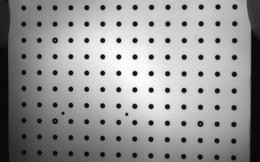
%> input picture 9_Validation_DICe/calibration/AMCalB-0000_0.jpeg, 260 x 162 px, shrunk from 1920 x 1200 before the run; its folder holds only this picture in this run
$ octave --eval "result = calibrate_cameras;"   (GNU Octave 9; MATLAB toolbox functions it lacks are replaced by stand-ins)
%> lines starting %> are read from the running program, lines starting %| are printed output that depends on the picture; in (x1, y1, x2, y2) boxes, pixels count from 0 and x2, y2 are one past the last pixel; in counts of white or black regions, pixels touching at a corner belong together; the program's own positions count from 1
### 11_Stereo/detect_dots.m
function D = detect_dots(img, params)
% DETECT_DOTS  Toolbox-free detection of a black-on-white dot calibration
% target with "donut" fiducial dots (bright-centre markers).
%
%   D = DETECT_DOTS(img) takes a grayscale (or RGB) image of a regular grid
%   of black dots on a light background and returns the subpixel dot
%   centres and which dots are donut fiducials. No toolboxes are used.
%
%   Output struct D:
%     D.x, D.y     subpixel dot centres, px (column vectors, x = column)
%     D.is_donut   logical column, true for the fiducial (donut) dots
%     D.donut_xy   [k x 2] donut centres [x y], k is usually 3
%     D.n          number of detected dots
%     D.diam       median dot diameter, px
%     D.spacing    median nearest-neighbour spacing, px
%
%   params (optional struct, all fields have defaults):
%     .bg_win    background window, px, must exceed the dot diameter (61)
%     .rel_thr   relative-darkness threshold for a dot pixel, 0..1 (0.30)
%     .donut_thr centre-brightness ratio above which a dot is a donut (0.30)
%     .min_fill  minimum area / bounding-box-area fill ratio (0.45)
%     .centre_pad  pixels added around a blob's bounding box before the
%                subpixel centroid is taken (2). See the note there: the
%                rim outside the threshold carries the subpixel signal.
%     .area_lo   low  area cut as a fraction of the median dot area (0.40)
%     .area_hi   high area cut as a fraction of the median dot area (2.50)
%     .border    reject blobs within this many px of the image edge (2)
%     .board_win window for the board (paper) mask, px (81)
%     .board_frac board-mask level as a fraction of the 90th-pct brightness
%                (0.32); masks out the dark surround and its boundary halo
%     .local_paper board mask against a LOCAL paper estimate instead of the
%                global 90th percentile (false); set internally by the
%                escalation pass to survive strong vignetting
%
%   The detector is scale- and illumination-adaptive: if the first pass
%   (tuned to the bundled AMCalB rig) fails to index as a dot lattice, it
%   retries with windows scaled to the measured dot diameter and a local
%   paper reference, keeping whichever result indexes best (see the
%   escalation block below). Passing an explicit bg_win/board_win only
%   changes the FIRST pass; escalation still applies when that pass fails.
%
%   Method: the local paper brightness is estimated with a separable
%   moving maximum over a window larger than one dot (the same device
%   dic_engine.m uses for its "hole" mask), which removes the strong
%   vignetting of these frames. A pixel is part of a dot when it is darker
%   than its local paper level by rel_thr. Dark pixels are grouped into
%   connected components by iterative label-min propagation (4-connected),
%   filtered to dot-sized round blobs that do not touch the border, and
%   reduced to darkness-weighted subpixel centres. A donut is told from a
%   solid dot by the brightness at its centre: a solid dot is darkest at
%   the centre, a donut is paper-bright there.
%
%   See also DIC_ENGINE (movmax hole mask), INDEX_GRID.

    if nargin < 2, params = struct(); end
    P = defaults(params);
    g = to_gray(img);

    % ---- pass 1: as-tuned detection (global-paper board mask) ----
    D = detect_core(g, P);

    % ---- scale/illumination escalation ----
    % The fixed windows assume dots smaller than bg_win and roughly uniform
    % lighting (true for the bundled AMCalB rig). Real-world targets break
    % both: dots larger than bg_win never see paper from their centres (ring
    % blobs, broken donut scores) and strong vignetting pushes dark-corner
    % paper below the GLOBAL board threshold, silently erasing whole regions
    % of dots (StereoSample5 - Cal12x9: 81%/38% of calibration views lost
    % this way). When the first pass does not index as a dot lattice, retry
    % with windows scaled to the measured dot diameter and a LOCAL paper
    % reference, keeping whichever result indexes best. Views the tuned
    % pass already handles give identical results, bundled calibration sets
    % and their tests unchanged.
    best_s = lattice_score(D);
    if best_s < 30
        T = D; Pt = P; Pt.local_paper = true;
        for pass = 1:2
            if isfinite(T.diam) && T.diam > 0
                Pt.bg_win = 2 * ceil(1.25 * T.diam) + 1;
            else
                Pt.bg_win = 4 * P.bg_win + 1;
            end
            Pt.board_win = 2 * ceil(0.66 * Pt.bg_win) + 1;
            T = detect_core(g, Pt);
            s = lattice_score(T);
            if s > best_s, D = T; best_s = s; end
            if best_s >= 30 || ~(isfinite(T.diam) && T.diam > 0.6 * Pt.bg_win)
                break;   % indexes well, or windows already fit the dots
            end
        end
    end
end

function s = lattice_score(D)
% How well a detection indexes as a dot-grid lattice: the number of dots
% INDEX_GRID can assign to integer grid positions (0 when the 3-donut
% frame is missing). 30+ counts as a confidently indexed target view -
% the same bar the mixed-folder classification in RUN_STEREO_DATASET uses.
    s = 0;
    if size(D.donut_xy, 1) == 3 && D.n >= 12 && isfinite(D.spacing)
        G = index_grid(D);
        s = G.n;
    end
end

function D = detect_core(g, P)
% One detection pass at fixed window sizes .
    [H, W] = size(g);

    % --- background flatten: local paper brightness, then relative darkness
    bg  = movmax(movmax(g, P.bg_win, 1), P.bg_win, 2);
    rel = (bg - g) ./ max(bg, 1);
    % --- board mask: keep only where the neighbourhood is bright paper on
    % average. This drops the dark mount/surround AND the ~bg_win-wide halo
    % band along the board boundary, where the moving-max background is
    % bright but the pixels themselves are dark surround. That band is one
    % large connected region that would otherwise dominate - and drastically
    % slow - component labeling on views with a big dark border.
    lm = movmean(movmean(g, P.board_win, 1), P.board_win, 2);
    if P.local_paper
        % LOCAL paper reference (escalation passes): the smoothed moving-max
        % background instead of one global percentile, so paper in a dark
        % vignetted corner still counts as board. The halo band stays
        % excluded (its local mean is dark against nearby bright paper).
        board = lm > P.board_frac * movmean(movmean(bg, P.board_win, 1), ...
            P.board_win, 2);
    else
        board = lm > P.board_frac * prctile_(g, 90);
    end
    bw = (rel > P.rel_thr) & board;

    % --- connected components (4-connected) ---
    [L, n] = cc_label(bw);
    if n == 0, D = empty_result(); return; end
    A = accumarray(L(L > 0), 1);

    % --- keep dot-sized, round, non-border blobs ---
    [x0, x1, y0, y1] = blob_bbox(L, n);
    bbarea = (x1 - x0 + 1) .* (y1 - y0 + 1);
    med = median(A(A >= 200));
    if ~isfinite(med) || med <= 0, med = median(A); end
    touches = x0 <= P.border | y0 <= P.border | x1 >= W - P.border | y1 >= H - P.border;
    fill = A ./ max(bbarea, 1);
    isdot = A > P.area_lo * med & A < P.area_hi * med & ~touches & fill > P.min_fill;
    dots = find(isdot);
    if isempty(dots), D = empty_result(); return; end

    % --- darkness-weighted subpixel centres ---
    % Weighted over a PADDED WINDOW around each blob, not over the blob's own
    % binary mask. The mask stops at whatever the threshold decided, which
    % throws away the anti-aliased rim - the pixels that carry most of the
    % subpixel information - and makes the centre move with the threshold.
    % Pixels belonging to a neighbouring blob are excluded so a close pair
    % cannot pull on each other; everything else in the window contributes by
    % how dark it is, and paper contributes zero by construction.
    dk = max(bg - g, 0);
    nd = numel(dots);
    cx = zeros(nd, 1); cy = zeros(nd, 1);
    pad = P.centre_pad;
    for i = 1:nd
        d = dots(i);
        r0 = max(1, y0(d) - pad); r1 = min(H, y1(d) + pad);
        c0 = max(1, x0(d) - pad); c1 = min(W, x1(d) + pad);
        w  = dk(r0:r1, c0:c1);
        lw = L(r0:r1, c0:c1);
        w(lw > 0 & lw ~= d) = 0;          % a neighbour's ink is not ours
        sw = sum(w(:));
        if sw <= 0                        % nothing above background: fall
            m = (L == d);                 % back to the mask centroid
            ww = dk(m); [rr, cc] = find(m);
            cx(i) = sum(cc .* ww) / sum(ww);
            cy(i) = sum(rr .* ww) / sum(ww);
            continue;
        end
        cx(i) = c0 - 1 + sum((1:size(w,2)) .* sum(w, 1)) / sw;
        cy(i) = r0 - 1 + sum((1:size(w,1)).' .* sum(w, 2)) / sw;
    end

    % --- donut fiducials by centre brightness (robust to ring breaks) ---
    rad = max(4, round(0.15 * 2 * sqrt(med / pi)));   % ~15% of dot diameter
    cscore = zeros(nd, 1);
    for i = 1:nd
        xi = round(cx(i)); yi = round(cy(i));
        ys = max(1, yi - rad):min(H, yi + rad);
        xs = max(1, xi - rad):min(W, xi + rad);
        patch = g(ys, xs);
        cscore(i) = mean(patch(:)) / max(bg(yi, xi), 1);
    end
    % The target has exactly three donut fiducials. Keep the three strongest
    % bright-centre dots above the threshold; capping at three rejects the
    % occasional solid dot with a bright blemish at its centre, while a view
    % that yields fewer than three fails safe (INDEX_GRID drops it).
    is_donut = false(nd, 1);
    [~, order] = sort(cscore, 'descend');
    cand = order(cscore(order) > P.donut_thr);
    is_donut(cand(1:min(3, numel(cand)))) = true;

    D.x = cx; D.y = cy;
    D.is_donut = is_donut;
    D.donut_xy = [cx(is_donut), cy(is_donut)];
    D.n = nd;
    D.diam = 2 * sqrt(median(A(dots)) / pi);
    D.spacing = nn_spacing(cx, cy);
    D.cscore = cscore;
end

% ===================== helpers (all base MATLAB) =====================

function P = defaults(params)
    d = struct('bg_win', 61, 'rel_thr', 0.30, 'donut_thr', 0.30, ...
        'min_fill', 0.45, 'area_lo', 0.40, 'area_hi', 2.50, 'border', 2, ...
        'board_win', 81, 'board_frac', 0.32, 'local_paper', false, ...
        'centre_pad', 2);
    fn = fieldnames(d);
    for k = 1:numel(fn)
        if isfield(params, fn{k}) && ~isempty(params.(fn{k}))
            d.(fn{k}) = params.(fn{k});
        end
    end
    P = d;
end

function g = to_gray(img)
    if ndims(img) == 3 && size(img, 3) >= 3
        img = double(img);
        g = 0.2989 * img(:,:,1) + 0.5870 * img(:,:,2) + 0.1140 * img(:,:,3);
    else
        g = double(img);
    end
end

function v = prctile_(x, q)
    x = sort(x(isfinite(x))); n = numel(x);
    if n == 0, v = 0; return; end
    v = x(min(n, max(1, round(q / 100 * n))));
end

function [L, n] = cc_label(bw)
% 4-connected components via union-find over the dark pixels. This is
% O(#dark pixels) and independent of blob geometry: a large stray region
% (e.g. a residual boundary band) costs no more than its pixel count, so
% labeling time never blows up on strongly tilted views the way an
% iterative flood/label-propagation would.
    [H, W] = size(bw);
    lin = find(bw); M = numel(lin);
    L = zeros(H, W);
    if M == 0, n = 0; return; end
    nid = zeros(H*W, 1); nid(lin) = 1:M;          % node id per dark pixel
    r = mod(lin - 1, H) + 1;                       % row (column-major)
    c = floor((lin - 1) / H) + 1;                  % col
    % edges to the right (+H) and down (+1) neighbours that are also dark
    src = nid(lin(c < W)); nb = nid(lin(c < W) + H);
    ER = [src(nb > 0), nb(nb > 0)];
    src = nid(lin(r < H)); nb = nid(lin(r < H) + 1);
    ED = [src(nb > 0), nb(nb > 0)];
    E = [ER; ED];
    parent = (1:M)';
    for e = 1:size(E, 1)
        a = E(e,1); b = E(e,2);
        while parent(a) ~= a, parent(a) = parent(parent(a)); a = parent(a); end
        while parent(b) ~= b, parent(b) = parent(parent(b)); b = parent(b); end
        if a ~= b, parent(a) = b; end
    end
    root = zeros(M, 1);
    for k = 1:M
        a = k; while parent(a) ~= a, a = parent(a); end
        root(k) = a;
    end
    [~, ~, g] = unique(root); n = max(g);
    L(lin) = g;
end

function [x0, x1, y0, y1] = blob_bbox(L, n)
    % (no zeros(n,1) preallocation: all four are assigned outright by
    % accumarray below, which returns an n x 1 column even for empty input)
    [rr, cc] = find(L > 0);
    lab = L(L > 0);
    x0 = accumarray(lab, cc, [n 1], @min);
    x1 = accumarray(lab, cc, [n 1], @max);
    y0 = accumarray(lab, rr, [n 1], @min);
    y1 = accumarray(lab, rr, [n 1], @max);
end

% [10 lines left out: function nn_spacing, not called in this run]

function D = empty_result()
    D = struct('x', [], 'y', [], 'is_donut', logical([]), 'donut_xy', [], ...
        'n', 0, 'diam', NaN, 'spacing', NaN, 'cscore', []);
end

### 11_Stereo/calibrate_cameras.m
function R = calibrate_cameras(opts)
% CALIBRATE_CAMERAS  Toolbox-free stereo-rig intrinsic calibration driver.
%
%   R = CALIBRATE_CAMERAS() detects the AMCalB dot target in every
%   calibration frame of both cameras, indexes each to the target grid,
%   runs Zhang's method per camera, prints the per-camera reprojection RMS
%   and intrinsics, and saves 9_Validation_DICe/cal_stereo.mat.
%
%   R = CALIBRATE_CAMERAS(opts) accepts:
%     .views    view numbers to use (default 0:65)
%     .cams     cameras to calibrate: 0, 1, or [0 1] (default [0 1])
%     .pitch    physical dot spacing (default 1 = unit pitch; intrinsics
%               are independent of it, so unit pitch is used until the real
%               AMCalB pitch is known)
%     .save     save cal_stereo.mat (default true)
%     .out      output .mat path (default 9_Validation_DICe/cal_stereo.mat)
%     .caldir   calibration image folder (default 9_Validation_DICe/calibration)
%     .stems    explicit list of file stems (cell): files are <stem>_<cam>.<ext>
%               in caldir; overrides .views and the generic listing, so a
%               driver can pick the calibration frames out of a mixed folder
%     .invert   invert images before detection (default false): white-dots-
%               on-black targets (Correlated Solutions / Vic-3D) become the
%               black-on-white pattern DETECT_DOTS expects
%     .ba       run the joint stereo bundle adjustment after the per-camera
%               solve (default true; needs both cameras). Set false to get
%               the raw per-camera Zhang result - useful for comparing the
%               two, not for measuring. See CALIBRATE_STEREO_BA.
%     .verbose  print progress (default true)
%
%   Output/saved struct fields: K0,K1 (intrinsics), dist0,dist1 ([k1 k2]),
%   cam(1).rvec/tvec and cam(2).rvec/tvec (per-view poses), kept0,kept1
%   (view numbers used per camera), rms0,rms1 (px), pitch, imsize. Each
%   cam(i) also carries detection statistics for quality gating:
%   n_views (candidate views on disk), n_indexed (survived detect+index),
%   n_failed_det, and iac_fallback (see CALIBRATE_ZHANG), plus views (the
%   per-view observations, aligned with rvec/tvec).
%
%   With two cameras the result is then refined jointly by
%   CALIBRATE_STEREO_BA and the refined intrinsics REPLACE the per-camera
%   ones; R.ba holds the full adjustment (including the relative pose, which
%   STEREO_GEOMETRY prefers over the per-view average) and R.rms_ba its
%   reprojection RMS. R.ba is [] if the adjustment was skipped or failed.
%
%   The 2D IC-GN engine is untouched; this is a standalone calibration
%   layer built on DETECT_DOTS + INDEX_GRID + CALIBRATE_ZHANG.

    here = fileparts(mfilename('fullpath'));
    root = fileparts(here);
    if nargin < 1, opts = struct(); end
    vlist   = getf(opts, 'views',  0:65);
    pitch   = getf(opts, 'pitch',  1);
    dosave  = getf(opts, 'save',   true);
    caldir  = getf(opts, 'caldir', fullfile(root, '9_Validation_DICe', 'calibration'));
    outfile = getf(opts, 'out',    fullfile(root, '9_Validation_DICe', 'cal_stereo.mat'));
    verbose = getf(opts, 'verbose', true);
    cams    = getf(opts, 'cams', [0 1]);   % which cameras (0, 1, or both)
    stems   = getf(opts, 'stems', {});     % explicit stem list (mixed folders)
    invert  = getf(opts, 'invert', false); % white-on-black targets
    ba      = getf(opts, 'ba', true);      % joint stereo refinement (below)
    addpath(here);

    R = struct();
    imsize = [];
    for ci = 1:numel(cams)
        cam = cams(ci);
        V = struct('obj', {}, 'uv', {}, 'id', {});
        used = []; failed = [];
        files = {}; ids = [];
        if ~isempty(stems)                   % explicit stem list first
            exts = {'.tif', '.tiff', '.png', '.jpg', '.jpeg', '.bmp'};
            for q = 1:numel(stems)
                for e = 1:numel(exts)
                    f = fullfile(caldir, sprintf('%s_%d%s', stems{q}, cam, exts{e}));
                    if isfile(f)
                        files{end+1} = f; ids(end+1) = q; %#ok<AGROW>
                        break;
                    end
                end
            end
        end
        if isempty(files)
        for v = vlist                        % canonical AMCalB naming first
            f = fullfile(caldir, sprintf('AMCalB-%04d_%d.jpeg', v, cam));
            if isfile(f), files{end+1} = f; ids(end+1) = v; end %#ok<AGROW>
        end
        end
        if isempty(files)                    % any dot target: *_<cam>.<ext>
            dd = dir(caldir);
            names = sort({dd(~[dd.isdir]).name});
            pat = sprintf('_%d\\.(png|jpe?g|tiff?|bmp)$', cam);
            for q = 1:numel(names)
                if ~isempty(regexpi(names{q}, pat, 'once'))
                    files{end+1} = fullfile(caldir, names{q}); %#ok<AGROW>
                    ids(end+1) = numel(ids);                   %#ok<AGROW>
                end
            end
        end
        % Detection is embarrassingly parallel across views. parfor uses
        % all cores when the Parallel Computing Toolbox is present and
        % silently degrades to a plain serial loop when it is not, so the
        % toolbox-free contract is kept.
        nf = numel(files);
        objs = cell(1, nf); uvs = cell(1, nf); okv = false(1, nf);
        hs = zeros(1, nf); ws = zeros(1, nf); msgs = cell(1, nf);
        parfor vi = 1:nf
            try
                im = imread(files{vi});
%> im is the input picture: size 162x260 uint8; min 3, max 255, mean 150.5
            catch ME
                msgs{vi} = sprintf('cannot read %s (%s)', files{vi}, ME.message);
                continue;
            end
            hs(vi) = size(im, 1); ws(vi) = size(im, 2);
            if invert
                imd = double(im);
                im  = max(imd(:)) - imd;
            end
            D = detect_dots(im);
%> in detect_core, `bg  = movmax(movmax(g, P.bg_win, 1), P.bg_win, 2);`:
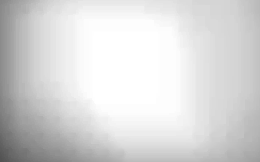
%> bg: size 162x260 double; min 81, max 255, mean 215.6
%> in detect_core, `rel = (bg - g) ./ max(bg, 1);`:
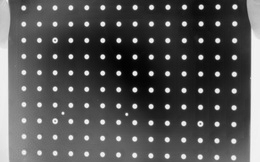
%> rel: size 162x260 double; min 0, max 0.985, mean 0.325
%> in detect_core, `lm = movmean(movmean(g, P.board_win, 1), P.board_win, 2);`:
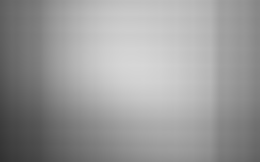
%> lm: size 162x260 double; min 50.09, max 214.4, mean 154.7
%> in prctile_, `v = x(min(n, max(1, round(q / 100 * n))));`: v = 224
%> in detect_core, `board = lm > P.board_frac * prctile_(g, 90);`:
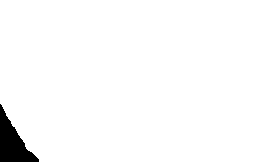
%> board: size 162x260 logical; 97.5% white; 1 black region, box (x1, y1, x2, y2) and area: (0, 104, 39, 162) 1062
%> in detect_core, `bw = (rel > P.rel_thr) & board;`:
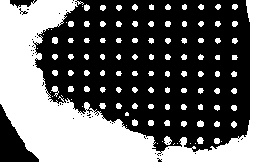
%> bw: size 162x260 logical; 41.1% white; 108 white regions (19 under 20 px), largest, box (x1, y1, x2, y2) and area: (0, 0, 260, 162) 14814, (164, 136, 172, 145) 49, (51, 86, 59, 97) 43
%> in cc_label, `lin = find(bw)`: lin = 17318 values from 1 to 42120
%> in cc_label, `M = numel(lin)`: M = 17318
%> in cc_label, `n = max(g)`: n = 163
%> in cc_label, `L(lin) = g;`:
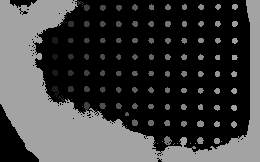
%> L: size 162x260 double; min 0, max 163, mean 63.3
%> in detect_core, `A = accumarray(L(L > 0), 1);`: A = 163 values, max 14702 at index 163, min 1 at index 1, mean 106.2
%> in blob_bbox, `[rr, cc] = find(L > 0);`: rr = 17318 values from 1 to 162; cc = 17318 values from 1 to 260
%> in blob_bbox, `x0 = accumarray(lab, cc, [n 1], @min);`: x0 = 163 values, max 239 at index 162, min 1 at index 163, mean 121
%> in blob_bbox, `x1 = accumarray(lab, cc, [n 1], @max);`: x1 = 163 values, max 260 at index 163, min 20 at index 1, mean 125.4
%> in blob_bbox, `y0 = accumarray(lab, rr, [n 1], @min);`: y0 = 163 values, max 147 at index 134, min 1 at index 4, mean 70.11
%> in blob_bbox, `y1 = accumarray(lab, rr, [n 1], @max);`: y1 = 163 values, max 162 at index 163, min 1 at index 4, mean 73.93
%> in detect_core, `bbarea = (x1 - x0 + 1) .* (y1 - y0 + 1);`: bbarea = 163 values, max 42120 at index 163, min 1 at index 1, mean 278.6
%> in detect_core, `med = median(A(A >= 200));`: med = 14702
%> in detect_core, `touches = x0 <= P.border | y0 <= P.border | x1 >= W - P.border | y1 >=..`: touches = 163 logical values, 5 true
%> in detect_core, `fill = A ./ max(bbarea, 1);`: fill = 163 values, max 1 at index 1, min 0.349 at index 163, mean 0.873
%> in detect_core, `isdot = A > P.area_lo * med & A < P.area_hi * med & ~touches & fill > ..`: isdot = 163 logical values, 0 true
%> in detect_core, `dots = find(isdot);`: dots = []
%> in detect_dots, `D = detect_core(g, P);`: D = {n 0, diam NaN, spacing NaN}
%> in detect_dots, `best_s = lattice_score(D);`: best_s = 0
%> in detect_dots, `T = D`: T = {n 0, diam NaN, spacing NaN}
%> the run ends on the next line
% [99 lines not run here, left out]
% [57 lines left out: functions adopt_ba_poses, rodr, rotv, not called in this run]

function v = getf(s, f, d)
    if isfield(s, f) && ~isempty(s.(f)), v = s.(f); else, v = d; end
end
